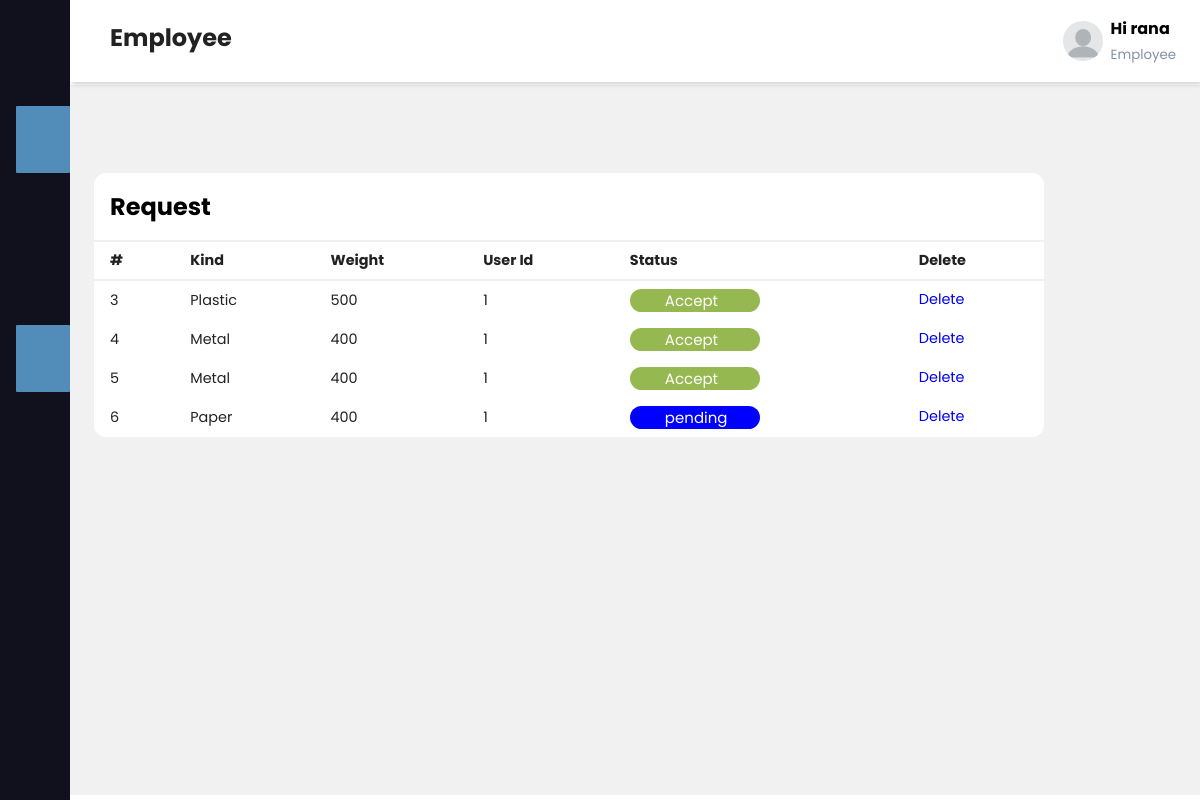
The page /requst.php (signed in) on the database its author committed.
### tables this page shows
CREATE TABLE `request` (
  `id` int(11) NOT NULL,
  `kind` varchar(500) NOT NULL,
  `status` varchar(500) NOT NULL,
  `weight` double NOT NULL,
  `user_id` int(11) NOT NULL,
  `address` varchar(600) NOT NULL
);

### requst.php (the view, shortened to what this page needs)
<?php
$server="localhost";
$username="root";
$password="";
$database="3rs";
$con=mysqli_connect($server,$username,$password,$database);
$sql= "SELECT * from request where 1";
$result=mysqli_query($con,$sql);
?>
<!DOCTYPE html>
<html >
  <head>
  <link rel="stylesheet" href="employee.css">
</head>
<body>
<?php include"sidbar.php"; ?>
    <div class="main-content">
      <header>
        <h2>
          <label for="nav-toggle">
            <span class="fas fa-bars"></span>
          </label>
          Employee
        </h2>
        <div class="user-wrapper">
         <img width="40px" height="40px" alt="profile-img">
         <div class="">
            <h4>Hi <?php echo $_SESSION["name"] ?></h4>
            <small> Employee</small>
         </div>
        </div>
      </header>
      <main>
        <div class="recent-grid">
          <div class="projects">
            <div style="width: 950px;" class="card">
              <div class="card-header">
                <h2>Request</h2>
              </div>
              <div class="card-body">
                <div class="table-responsive">
                  <table width="100%">
                  <thead>
                    <tr>
                      <td>#</td>
                      <td>Kind</td>
                      <td>Weight</td>
                      <td>User Id</td>
                      <td>Status</td>
                      <td>Delete</td>
                    </tr>
                  </thead>
                  <tbody>
                  <?php foreach ($result as $row) {   ?>
                    <tr>
                      <td><?php echo $row['id'];?></td>
                      <td><?php echo $row['kind'];?></td>
                      <td><?php echo $row['weight'];?></td>
                      <td><?php echo $row['user_id'];?></td>
                      <td>		<?php
														if($row['status']=="Accept"){ ?>
										<div style="background-color:#96b851;width:130px;border-radius:20px;">	<a style="color:#fff;font-size:15px;margin-left:35px;"  href="update_request.php?id=<?php echo $row['id']; ?>" ><?php echo $row['status'];?>  </a>	</div>
													<?php	}
														else {
														?>
														<div style="background-color:blue;width:130px;border-radius:20px;">	 <a style="color:#fff;font-size:15px;margin-left:35px;" href="update_request.php?id=<?php echo $row['id'];  ?>" class="btn btn-primary"><?php echo $row['status'];?>  </a></div>
														<?php } ?></td>
                       <td><a href="delete_requst.php?id=<?php echo $row['id'];  ?> "class="btn btn-danger"> Delete</a></td>
                    </tr>
                    <?php } ?>
                  </tbody>
                </table>
                </div>
              </div>
            </div>
          </div>
        </div>
      </main>
    </div>
</body>
</html>

### employee.css (style rules this page uses)
:root { --main-color: #11101d; --color-dark: #1D2231; --text-grey: #8390A2; }
* { padding: 0; margin: 0; box-sizing: border-box; list-style: none; text-decoration: none; font-family: 'Poppins', sans-serif; }
.main-content { transition: margin-left 300ms; margin-left: 345px; }
header { background: #fff; display: flex; justify-content: space-between; padding: 1rem 1.5rem; box-shadow: 2px 2px 5px rgba(0, 0, 0, 0.2); position: fixed; left: 345px; top: 0; z-index: 100; width: calc(100% - 345px); transition: left 300ms; }
header h2 { color: #222; }
header label span { font-size: 1.7rem; padding-right: 1rem; }
.user-wrapper { display: flex; align-items: center; }
.user-wrapper img { border-radius: 50%; margin-right: .5rem; }
.user-wrapper small { display: inline-block; color: var(--text-grey); margin-top: -1px !important; }
main { margin-top: 85px; padding: 2rem 1.5rem; background: #f1f1f1; min-height: calc(100vh - 90px); }
.recent-grid { margin-top: 3.5rem; display: grid; grid-gap: 2rem; grid-template-columns: 65% auto; }
.card { background: #fff; border-radius: 12px; }
.card-header { padding: 1rem; }
.card-header { display: flex; justify-content: space-between; align-items: center; border-bottom: 1px solid #f0f0f0; }
table { border-collapse: collapse; }
thead tr { border-top: 1px solid #f0f0f0; border-bottom: 2px solid #f0f0f0; }
thead td { font-weight: 700; }
td { padding: .5rem 1rem; font-size: .9rem; color: #222; }
tr td:last-child { display: flex; align-items: center; }
.table-responsive { width: 100%; overflow-x: auto; }
@media only screen and (max-width: 1200px) { .main-content { margin-left: 70px; } }
@media only screen and (max-width: 1200px) { .main-content header { width: calc(100% - 70px); left: 70px; } }

### rows shown on the page
request: id "3", kind "Plastic", weight "500", user "1", status "Accept"
request: id "4", kind "Metal", weight "400", user "1", status "Accept"
request: id "5", kind "Metal", weight "400", user "1", status "Accept"
request: id "6", kind "Paper", weight "400", user "1", status "pending"

### other values the page prints
$_SESSION["name"] "rana"
